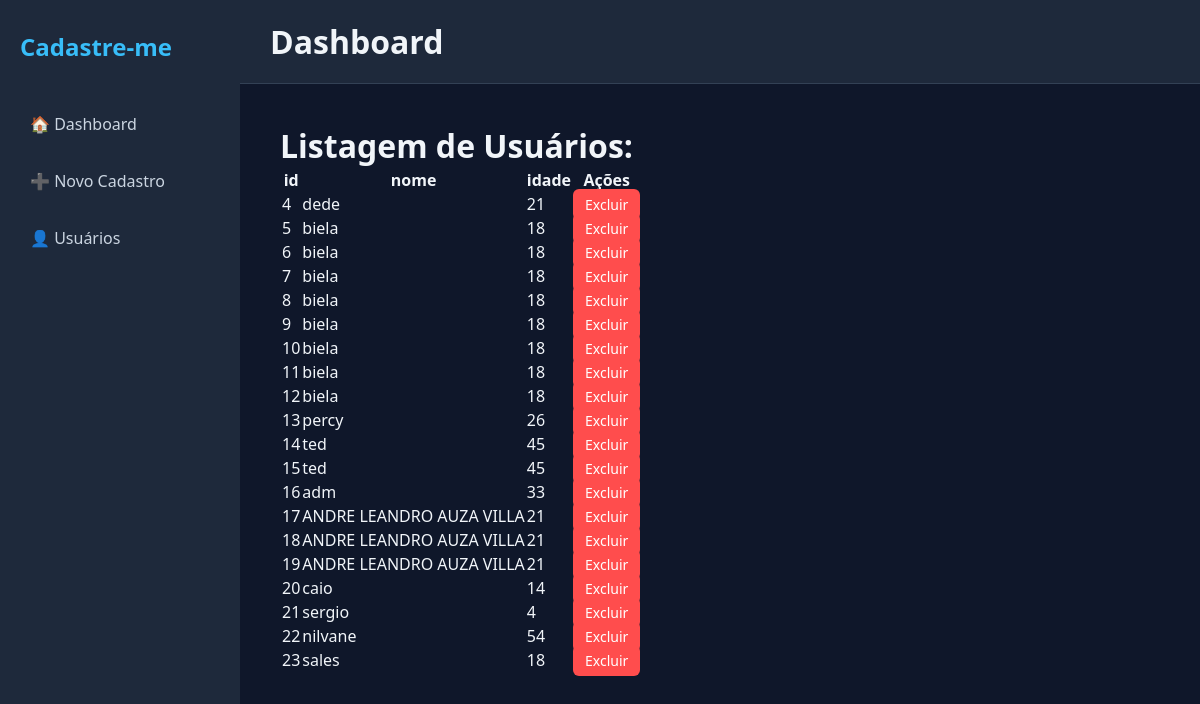
Screenshot of /usuarios/ with the database file from the repository.
### app_cad_usuarios/models.py (models this page shows)
class Usuario(models.Model):
    id_usuario = models.AutoField(primary_key=True)
    nome = models.TextField(max_length=255)
    idade = models.IntegerField()

### app_cad_usuarios/views.py (the view)
# urls.py: path('usuarios/', views.listagem_usuarios, name='listagem_usuarios'),
def listagem_usuarios(request):
    if request.method == "POST":
        novo_usuario = Usuario()
        novo_usuario.nome = request.POST.get('nome')
        novo_usuario.idade = request.POST.get('idade')
        novo_usuario.save()
    usuarios = {
        'usuarios': Usuario.objects.all()
    }
    return render(request, 'usuarios/usuarios.html', usuarios)

### app_cad_usuarios/templates/usuarios/usuarios.html
{% extends 'usuarios/base.html' %}
{% block conteudo %}
  <div class="container">
    <h1>
        Listagem de Usuários:
    </h1>
    <table class="table table-bordered table-striped">
        <tr>
            <th>id</th>
            <th>nome</th>
            <th>idade</th>
            <th>Ações</th>
        </tr>
        {% for usuario in usuarios %}
        <tr>
                <td>{{usuario.id_usuario}}</td>
                <td>{{usuario.nome}}</td>
                <td>{{usuario.idade}}</td>
                <td>
                    <a href="{% url 'excluir_usuario' usuario.id_usuario %}"
                       class="btn-excluir">
                       Excluir
                    </a>
                </td>
        </tr>
        {% endfor%}
    </table>
</div>
{% endblock %}

### app_cad_usuarios/templates/usuarios/base.html (shortened to what this page needs)
{% load static %}
<!DOCTYPE html>
<html lang="pt-br">
<head>
    <link rel="stylesheet" href="{% static 'css/style.css' %}">
</head>
<body>
<div class="layout">
    <aside class="sidebar">
        <h2 class="logo">Cadastre-me</h2>
        <nav>
            <a href="{% url 'dashboard' %}">🏠 Dashboard</a>
            <a href="{% url 'home' %}">➕ Novo Cadastro</a>
            <a href="{% url 'listagem_usuarios' %}">👤 Usuários</a>
        </nav>
    </aside>
    <div class="content">
        <header class="topbar">
            <h1>{% block titulo_pagina %}Dashboard{% endblock %}</h1>
        </header>
        <main class="main-content">
            {% block conteudo %}
            {% endblock %}
        </main>
    </div>
</div>
</body>
</html>

### app_cad_usuarios/static/css/style.css (style rules this page uses)
* { margin: 0; padding: 0; box-sizing: border-box; }
body { font-family: 'Segoe UI', sans-serif; background: #0f172a; color: #f1f5f9; }
.layout { display: flex; height: 100vh; }
.sidebar { width: 240px; background: #1e293b; padding: 30px 20px; display: flex; flex-direction: column; }
.sidebar .logo { margin-bottom: 40px; color: #38bdf8; }
.sidebar nav { display: flex; flex-direction: column; gap: 15px; }
.sidebar nav a { text-decoration: none; color: #cbd5e1; padding: 10px; border-radius: 8px; transition: 0.3s; }
.content { flex: 1; display: flex; flex-direction: column; }
.topbar { background: #1e293b; padding: 20px 30px; border-bottom: 1px solid #334155; }
.main-content { padding: 40px; overflow-y: auto; }
.btn-excluir { background: #ff4d4d; color: white; padding: 6px 12px; border-radius: 6px; text-decoration: none; font-size: 14px; }

### rows the page displays
Usuario: id_usuario "4", nome "dede", idade "21"
Usuario: id_usuario "5", nome "biela", idade "18"
Usuario: id_usuario "6", nome "biela", idade "18"
Usuario: id_usuario "7", nome "biela", idade "18"
Usuario: id_usuario "8", nome "biela", idade "18"
Usuario: id_usuario "9", nome "biela", idade "18"
Usuario: id_usuario "10", nome "biela", idade "18"
Usuario: id_usuario "11", nome "biela", idade "18"
Usuario: id_usuario "12", nome "biela", idade "18"
Usuario: id_usuario "13", nome "percy", idade "26"
Usuario: id_usuario "14", nome "ted", idade "45"
Usuario: id_usuario "15", nome "ted", idade "45"
Usuario: id_usuario "16", nome "adm", idade "33"
Usuario: id_usuario "17", nome "ANDRE LEANDRO AUZA VILLA", idade "21"
Usuario: id_usuario "18", nome "ANDRE LEANDRO AUZA VILLA", idade "21"
Usuario: id_usuario "19", nome "ANDRE LEANDRO AUZA VILLA", idade "21"
Usuario: id_usuario "20", nome "caio", idade "14"
Usuario: id_usuario "21", nome "sergio", idade "4"
Usuario: id_usuario "22", nome "nilvane", idade "54"
Usuario: id_usuario "23", nome "sales", idade "18"
